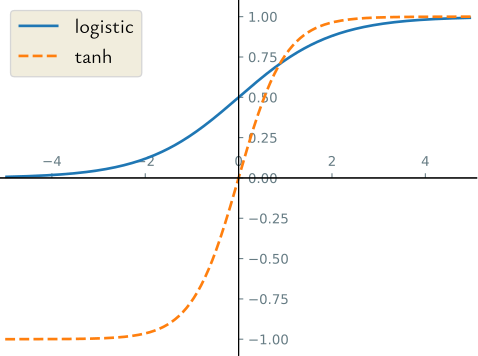

This figure's Python source:
import matplotlib.pyplot as plt
import numpy as np

x = np.arange(-5, 5, 0.02)
logistic = 1 / (1 + np.exp(-x))
tanh = (np.exp(x) - np.exp(-x)) / (np.exp(x) + np.exp(-x))

plt.axis([-5.1, 5.1, -1.1, 1.1])

with plt.style.context('Solarize_Light2'):

    ax = plt.gca()

    ax.xaxis.set_ticks_position('bottom')
    ax.spines['bottom'].set_position(('data', 0))

    ax.yaxis.set_ticks_position('left')
    ax.spines['left'].set_position(('data', 0))

    ax.xaxis.set_ticks_position('top')
    ax.spines['top'].set_position(('data', 0))

    ax.yaxis.set_ticks_position('right')
    ax.spines['right'].set_position(('data', 0))

    plt.plot(x, logistic, linestyle="-", linewidth=2, label="logistic")
    plt.plot(x, tanh, linestyle="dashed", linewidth=2, label="tanh")

    legend = plt.legend(loc='upper left', prop={'family': 'LXGW Bright', 'size': 15})
    plt.setp(legend.get_texts())

    plt.savefig("sigmoid.svg")

    plt.show()
